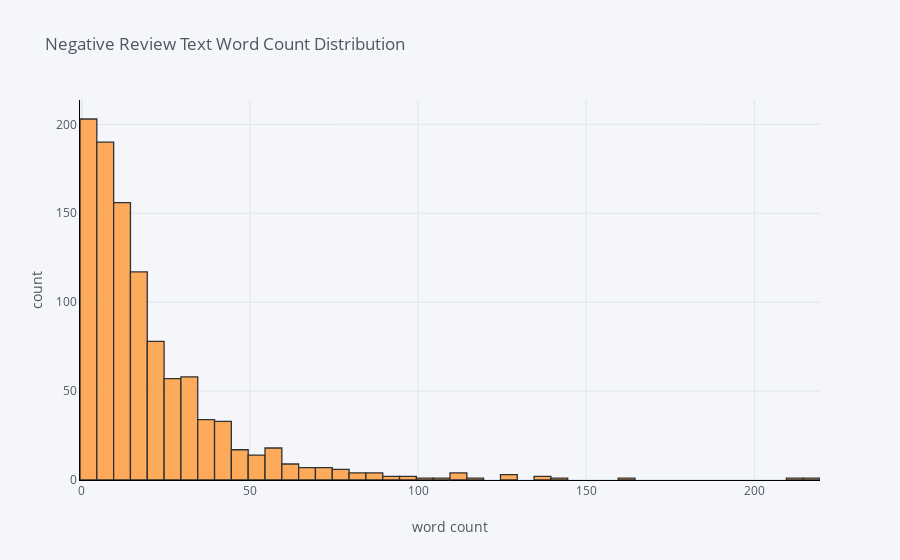

The notebook cell saved with this chart:
### Code cell
df['neg_word_count'].iplot(
    kind='hist',
    bins=100,
    xTitle='word count',
    linecolor='black',
    yTitle='count',
    title='Negative Review Text Word Count Distribution')

### Figure 1 — Plotly figure (JSON) as saved in the notebook; plotly's stock layout.template omitted (floating-point values rounded to 4 significant figures; data arrays with more than 128 entries replaced by an {"elided": "..."} marker saying what was removed)
{"data": [{"histfunc": "count", "histnorm": "", "marker": {"color": "rgba(255, 153, 51, 1.0)", "line": {"color": "#000000", "width": 1.3}}, "name": "neg_word_count", "nbinsx": 100, "opacity": 0.8, "orientation": "v", "type": "histogram", "x": {"elided": "1032 int values"}}], "layout": {"barmode": "overlay", "legend": {"bgcolor": "#F5F6F9", "font": {"color": "#4D5663"}}, "paper_bgcolor": "#F5F6F9", "plot_bgcolor": "#F5F6F9", "title": {"font": {"color": "#4D5663"}, "text": "Negative Review Text Word Count Distribution"}, "xaxis": {"gridcolor": "#E1E5ED", "linecolor": "black", "showgrid": true, "tickfont": {"color": "#4D5663"}, "title": {"font": {"color": "#4D5663"}, "text": "word count"}, "zerolinecolor": "#E1E5ED"}, "yaxis": {"gridcolor": "#E1E5ED", "linecolor": "black", "showgrid": true, "tickfont": {"color": "#4D5663"}, "title": {"font": {"color": "#4D5663"}, "text": "count"}, "zerolinecolor": "#E1E5ED"}}}
